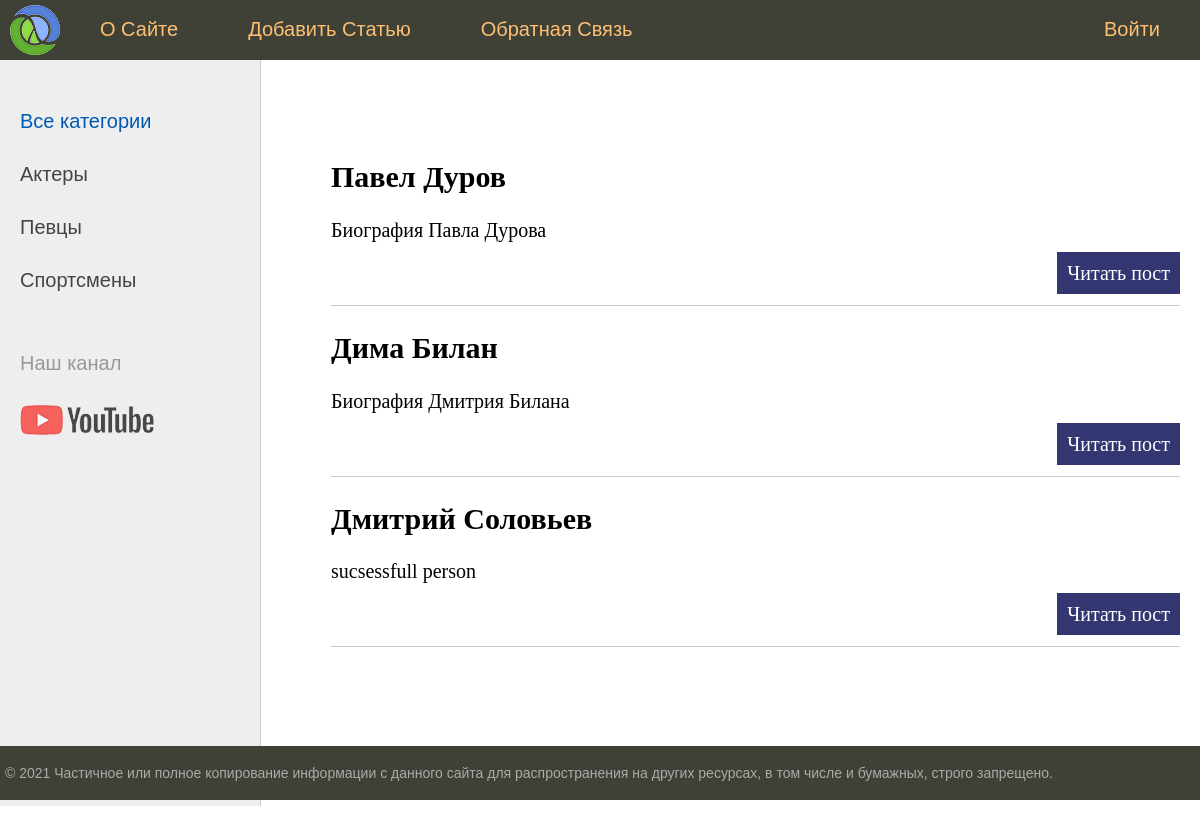
Before: / with the older database file.
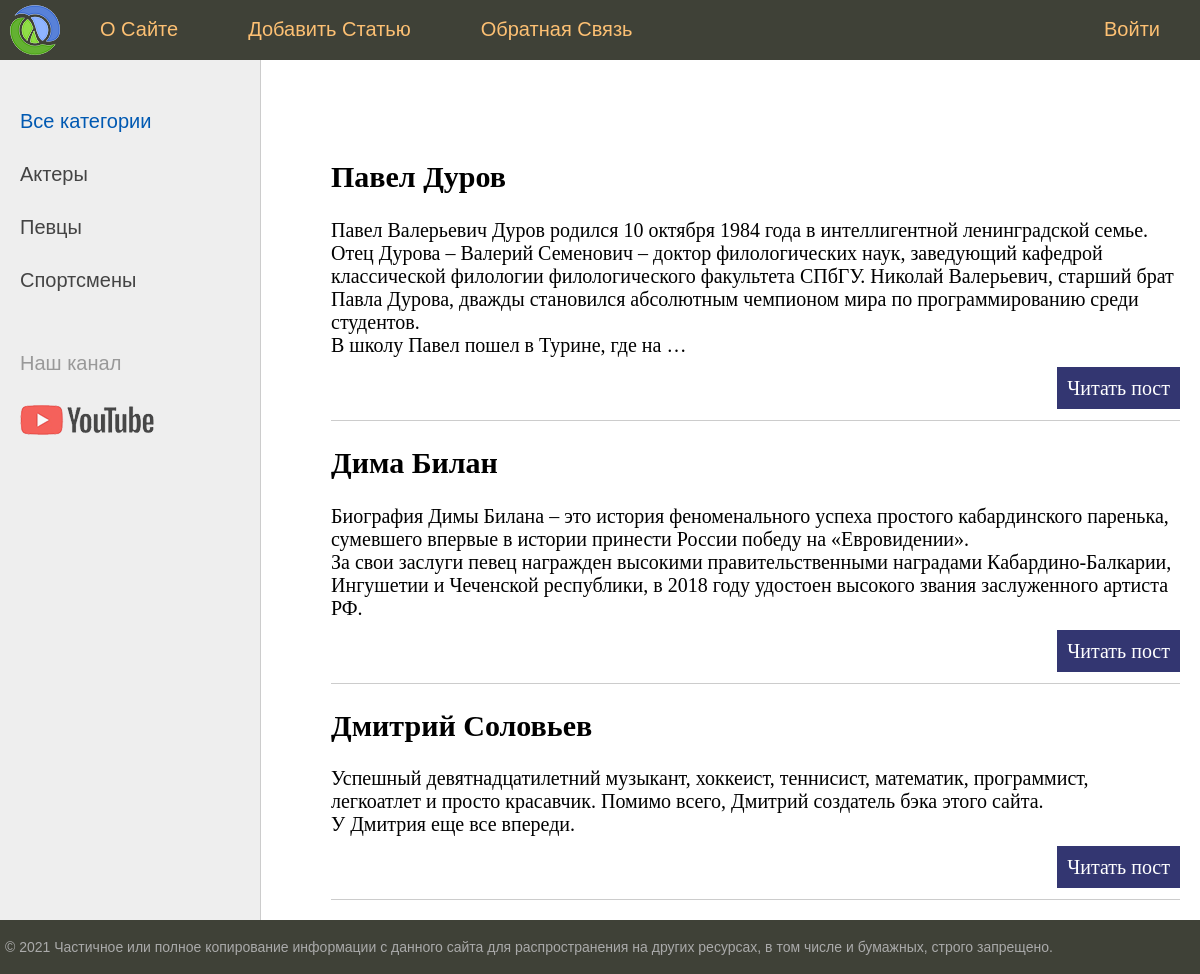
After: the same page with the newer database file.
### firstapp/models.py (models this page shows, shortened)
class men(models.Model):
    title = models.CharField(max_length=100)
    content = models.TextField(blank=True)
    photo = models.ImageField(upload_to='photos/%Y/%m/%d/')
    time_create = models.DateTimeField(auto_now_add=True)
    time_update = models.DateTimeField(auto_now=True)
    is_published = models.BooleanField(default=True)

### firstapp/views.py (the view)
# urls.py: path('',  title, name='root'),
def title(request):
    ps = men.objects.filter(pk__lte=3)
    return render(request, 'firstapp/index.html', {'title': 'Главная страница', 'menu': menu, 'top': ps})

### firstapp/templates/firstapp/index.html (shortened to what this page needs)
{% extends 'firstapp/base.html' %}
{% block content %}
<ul class="list-articles">
	{% for p in top %}
			<li><h2>{{p.title}}</h2>
	{% autoescape on %}
	{{p.content|linebreaks|truncatewords:50}}
	{% endautoescape %}
			<p class="link-read-post"><a href="#">Читать пост</a></p>
			</li>
	{% endfor %}
</ul>
{% endblock %}

Changed rows visible on the page:
changed men "Павел Дуров": content "Биография Павла Дурова" → "Павел Валерьевич Дуров родился 10 октября 1984 года в интеллигентной ленинградской семье. Отец Дурова – Валерий Семенович – доктор филологических наук, заведующий кафедрой классической филологии филологического факультета СПбГУ. Николай Валерьевич, старший брат Павла Дурова, дважды становился абсолютным чемпионом мира по программированию среди студентов. В школу Павел пошел в Турине, где на …"
changed men "Дима Билан": content "Биография Дмитрия Билана" → "Биография Димы Билана – это история феноменального успеха простого кабардинского паренька, сумевшего впервые в истории принести России победу на «Евровидении». За свои заслуги певец награжден высокими правительственными наградами Кабардино-Балкарии, Ингушетии и Чеченской республики, в 2018 году удостоен высокого звания заслуженного артиста РФ."
changed men "Дмитрий Соловьев": content "sucsessfull person" → "Успешный девятнадцатилетний музыкант, хоккеист, теннисист, математик, программист, легкоатлет и просто красавчик. Помимо всего, Дмитрий создатель бэка этого сайта. У Дмитрия еще все впереди."
